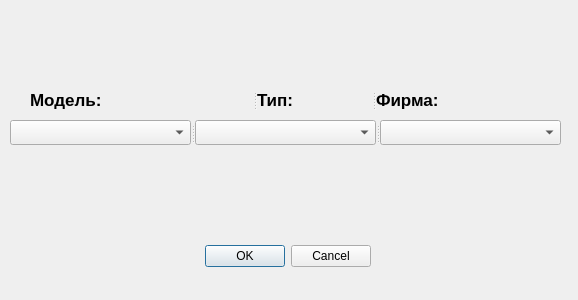
<?xml version="1.0" encoding="UTF-8"?>
<ui version="4.0">
 <class>DialogSearch</class>
 <widget class="QDialog" name="DialogSearch">
  <property name="geometry">
   <rect>
    <x>0</x>
    <y>0</y>
    <width>578</width>
    <height>300</height>
   </rect>
  </property>
  <property name="minimumSize">
   <size>
    <width>578</width>
    <height>300</height>
   </size>
  </property>
  <property name="maximumSize">
   <size>
    <width>578</width>
    <height>300</height>
   </size>
  </property>
  <property name="windowTitle">
   <string>Dialog</string>
  </property>
  <widget class="QDialogButtonBox" name="buttonBox">
   <property name="geometry">
    <rect>
     <x>30</x>
     <y>240</y>
     <width>341</width>
     <height>32</height>
    </rect>
   </property>
   <property name="orientation">
    <enum>Qt::Horizontal</enum>
   </property>
   <property name="standardButtons">
    <set>QDialogButtonBox::Cancel|QDialogButtonBox::Ok</set>
   </property>
  </widget>
  <widget class="QSplitter" name="splitter">
   <property name="geometry">
    <rect>
     <x>30</x>
     <y>90</y>
     <width>541</width>
     <height>20</height>
    </rect>
   </property>
   <property name="orientation">
    <enum>Qt::Horizontal</enum>
   </property>
   <widget class="QLabel" name="label_3">
    <property name="font">
     <font>
      <pointsize>13</pointsize>
      <bold>true</bold>
     </font>
    </property>
    <property name="text">
     <string>Модель:</string>
    </property>
   </widget>
   <widget class="QLabel" name="label">
    <property name="font">
     <font>
      <pointsize>13</pointsize>
      <bold>true</bold>
     </font>
    </property>
    <property name="text">
     <string>Тип:</string>
    </property>
   </widget>
   <widget class="QLabel" name="label_2">
    <property name="font">
     <font>
      <pointsize>13</pointsize>
      <bold>true</bold>
     </font>
    </property>
    <property name="text">
     <string>Фирма:</string>
    </property>
   </widget>
  </widget>
  <widget class="QSplitter" name="splitter_2">
   <property name="geometry">
    <rect>
     <x>10</x>
     <y>120</y>
     <width>551</width>
     <height>25</height>
    </rect>
   </property>
   <property name="orientation">
    <enum>Qt::Horizontal</enum>
   </property>
   <widget class="QComboBox" name="comboBox"/>
   <widget class="QComboBox" name="comboBox_2"/>
   <widget class="QComboBox" name="comboBox_3"/>
  </widget>
 </widget>
 <resources/>
 <connections>
  <connection>
   <sender>buttonBox</sender>
   <signal>accepted()</signal>
   <receiver>DialogSearch</receiver>
   <slot>accept()</slot>
   <hints>
    <hint type="sourcelabel">
     <x>248</x>
     <y>254</y>
    </hint>
    <hint type="destinationlabel">
     <x>157</x>
     <y>274</y>
    </hint>
   </hints>
  </connection>
  <connection>
   <sender>buttonBox</sender>
   <signal>rejected()</signal>
   <receiver>DialogSearch</receiver>
   <slot>reject()</slot>
   <hints>
    <hint type="sourcelabel">
     <x>316</x>
     <y>260</y>
    </hint>
    <hint type="destinationlabel">
     <x>286</x>
     <y>274</y>
    </hint>
   </hints>
  </connection>
 </connections>
</ui>
